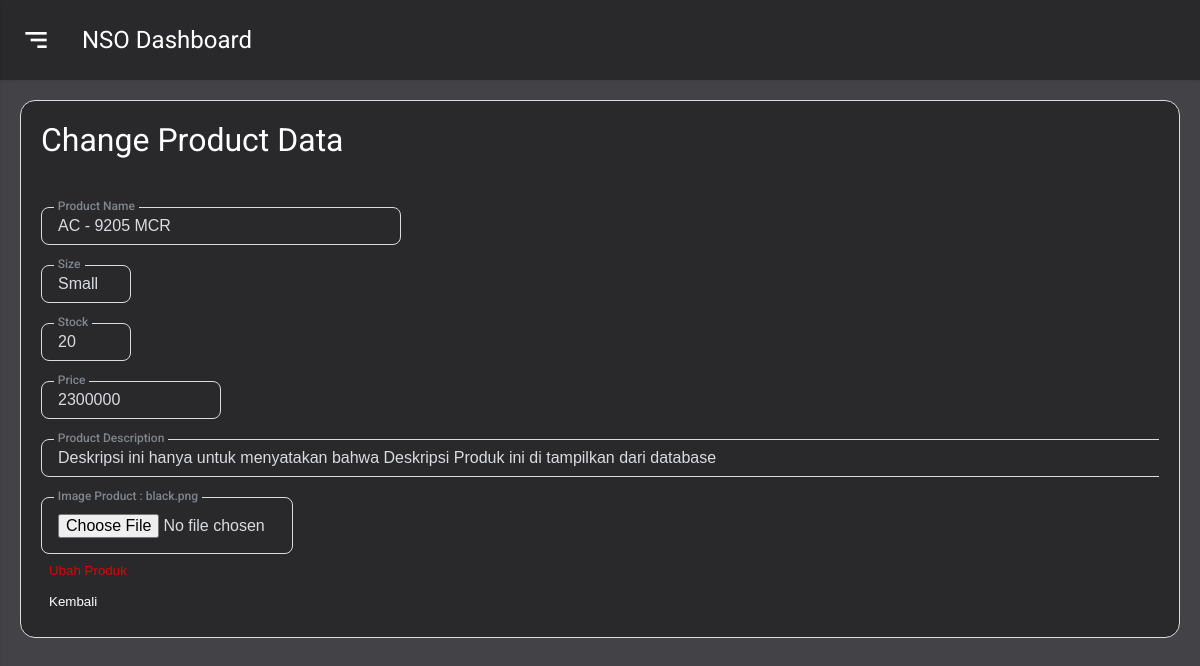
Page /backEnd/php/changeProduct.php?kode_barang=11 (signed in) on the committed database.
### tables this page shows
CREATE TABLE `produk` (
  `kode_barang` int(11) NOT NULL,
  `kode_kategori` int(11) NOT NULL,
  `nama_barang` varchar(20) NOT NULL,
  `ukuran` varchar(10) NOT NULL,
  `harga` int(11) NOT NULL,
  `stok_barang` int(11) NOT NULL,
  `gambar_produk` varchar(20) NOT NULL,
  `deskripsi_produk` varchar(250) NOT NULL
);

### backEnd/php/functions.php (called while the page is built, shortened)
<?php
function koneksi()
{
  $conn = mysqli_connect("localhost", "root", "");
  mysqli_select_db($conn, "pw_tugasbesar_153040116");
  return $conn;
}
function produk($sql_p)
{
  $conn = koneksi();
  $db_p = mysqli_query($conn, "$sql_p");
  $rows_p = [];
  while ($row_p = mysqli_fetch_assoc($db_p)) {
    $rows_p[] = $row_p;
  }
  return $rows_p;
}

### backEnd/php/changeProduct.php (the view, shortened to what this page needs)
<?php
require 'functions.php';
require 'layout/sidebar.php';
$kode_barang = $_GET['kode_barang'];
$produk = produk("SELECT * FROM produk WHERE kode_barang = $kode_barang")[0];
?>
<div class="main-content">
  <div class="row">
    <div class="col-12">
      <div class="box">
        <div class="box-body overflow-scroll">
          <div class="container mt-2">
            <form action="" class="form" method="POST">
              <h1 class="form_title">Change Product Data</h1>
              <div class="form_div">
                <input type="text" class="form_input1" placeholder=" " name="nama_barang" id="nama_barang" required value="<?= $produk['nama_barang']; ?>">
                <label for="nama_barang" class="label">Product Name</label>
              </div>
              <div class="form_div">
                <input type="text" class="form_input3" placeholder=" " name="ukuran" id="ukuran" required value="<?= $produk['ukuran']; ?>">
                <label for="ukuran" class="label">Size</label>
              </div>
              <div class="form_div">
                <input type="text" class="form_input3" placeholder=" " name="stok_barang" id="stok_barang" required value="<?= $produk['stok_barang']; ?>">
                <label for="stok_barang" class="label">Stock</label>
              </div>
              <div class="form_div">
                <input type="text" class="form_input2" placeholder=" " name="harga" id="harga" required value="<?= $produk['harga']; ?>">
                <label for="harga" class="label">Price</label>
              </div>
              <div class="form_div">
                <input type="text" class="form_input4" placeholder=" " name="deskripsi_produk" id="deskripsi_produk" required required value="<?= $produk['deskripsi_produk']; ?>">
                <label for="deskripsi_produk" class="label">Product Description</label>
              </div>
              <div class="form_div">
                <input type="file" class="form_inputI" placeholder=" " name="gambar_produk" id="gambar_produk" style="margin-bottom: 40px;">
                <label for="gambar_produk" class="label">Image Product : <?= $produk['gambar_produk']; ?></label>
              </div>
              <button class="btn" type="submit" name="ubah">Ubah Produk</button>
              <button type="submit" class="btn">
                <a href="listProduct.php" style="text-decoration:none; color:white;">Kembali</a>
              </button>
            </form>
          </div>
        </div>
      </div>
    </div>
  </div>
</div>
</body>
</html>

### backEnd/assets/css/grid.css (style rules this page uses)
.row { display: flex; flex-wrap: wrap; margin: 0 -15px; }
[class*="col-"] { padding: 0 15px; margin-bottom: 20px; }
.col-12 { width: 100%; }

### backEnd/assets/css/style.css (style rules this page uses)
:root { --body-bg: #434246; --box-bg: #29292c; --border-color: #1c1a1a; --main-color: #dd0606; --text-color: #ffff; --text-second-color: #ccccccb3; --menu-item-active-bg: rgba(72, 72, 72, 0.1); --first-color: #1a73e8; --input-color: #80868b; --border-color: #dadce0; --body-font: "Roboto", sans-serif; --normal-font-size: 1rem; --small-font-size: 0.75rem; --box-border-radius: 15px; --sidebar-size: 300px; --sidebar-logo-img-size: 45px; --sidebar-logo-size: 80px; --profile-image-size: 45px; --main-header-height: 80px; --shadow: 0 1px 4px -1px rgb(0 0 0 / 15%); --darkmode-toggle-size: 20px; }
* { padding: 0; margin: 0; box-sizing: border-box; }
body { font-family: "Roboto", sans-serif; background-color: var(--body-bg); color: var(--text-color); position: relative; }
a { text-decoration: none; color: unset; display: inline-block; }
.btn { background-color: transparent; border: none; outline: none; display: grid; place-items: center; cursor: pointer; color: var(--main-color); padding: 0.5rem; border-radius: 0.25rem; }
.main-content { padding: 20px; }
.box { background-color: var(--box-bg); padding: 20px; border: 0.5px solid var(--border-color); border-radius: var(--box-border-radius); }
.overflow-scroll { overflow-y: auto; }
.form { width: 360px; border-radius: 1rem; }
.form_title { font-weight: 400; margin-bottom: 3rem; }
.form_div { position: relative; height: 38px; margin-bottom: 20px; }
.form_input1 { position: absolute; top: 0; left: 0; width: 100%; height: 100%; font-size: var(--normal-font-size); border: 1px solid var(--border-color); border-radius: 0.5rem; outline: none; padding: 1rem; background: none; z-index: 1; color: #dadce0; }
.form_input2 { position: absolute; top: 0; left: 0; width: 50%; height: 100%; font-size: var(--normal-font-size); border: 1px solid var(--border-color); border-radius: 0.5rem; outline: none; padding: 1rem; background: none; z-index: 1; color: #dadce0; }
.form_input3 { position: absolute; top: 0; left: 0; width: 25%; height: 100%; font-size: var(--normal-font-size); border: 1px solid var(--border-color); border-radius: 0.5rem; outline: none; padding: 1rem; background: none; z-index: 1; color: #dadce0; }
.form_input4 { position: absolute; top: 0; left: 0; width: 425%; height: 100%; font-size: var(--normal-font-size); border: 1px solid var(--border-color); border-radius: 0.5rem; outline: none; padding: 1rem; background: none; z-index: 1; color: #dadce0; }
.form_inputI { position: absolute; top: 0; left: 0; width: 70%; height: 150%; font-size: var(--normal-font-size); border: 1px solid var(--border-color); border-radius: 0.5rem; outline: none; padding: 1rem; background: none; z-index: 1; color: #dadce0; }
.label { position: absolute; left: 1rem; top: 10px; padding: 0 0.25rem; background-color: var(--box-bg); color: var(--input-color); font-size: var(--normal-font-size); transition: 0.3s; }

### rows in the picture
produk: nama_barang "AC - 9205 MCR", ukuran "Small", stok_barang "20", harga "2300000", deskripsi_produk "Deskripsi ini hanya untuk menyatakan bahwa Deskripsi Produk ini di tampilkan dari database", gambar_produk "black.png"
